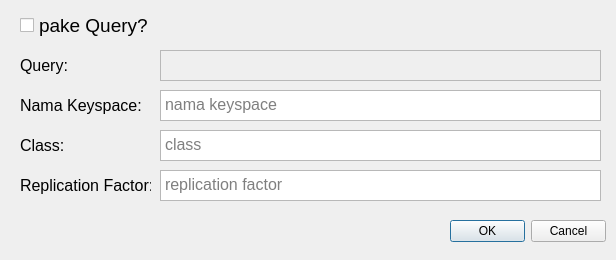
<?xml version="1.0" encoding="UTF-8"?>
<ui version="4.0">
 <class>Form</class>
 <widget class="QWidget" name="Form">
  <property name="geometry">
   <rect>
    <x>0</x>
    <y>0</y>
    <width>616</width>
    <height>260</height>
   </rect>
  </property>
  <property name="windowTitle">
   <string>Form</string>
  </property>
  <widget class="QLabel" name="label_2">
   <property name="geometry">
    <rect>
     <x>20</x>
     <y>90</y>
     <width>121</width>
     <height>31</height>
    </rect>
   </property>
   <property name="font">
    <font>
     <pointsize>12</pointsize>
    </font>
   </property>
   <property name="text">
    <string>Nama Keyspace:</string>
   </property>
  </widget>
  <widget class="QPlainTextEdit" name="nama_keyspace">
   <property name="geometry">
    <rect>
     <x>160</x>
     <y>90</y>
     <width>441</width>
     <height>31</height>
    </rect>
   </property>
   <property name="font">
    <font>
     <pointsize>12</pointsize>
    </font>
   </property>
   <property name="verticalScrollBarPolicy">
    <enum>Qt::ScrollBarAsNeeded</enum>
   </property>
   <property name="horizontalScrollBarPolicy">
    <enum>Qt::ScrollBarAsNeeded</enum>
   </property>
   <property name="placeholderText">
    <string>nama keyspace</string>
   </property>
  </widget>
  <widget class="QCheckBox" name="tambahKeyspace_checkbox">
   <property name="geometry">
    <rect>
     <x>20</x>
     <y>10</y>
     <width>131</width>
     <height>31</height>
    </rect>
   </property>
   <property name="font">
    <font>
     <pointsize>14</pointsize>
    </font>
   </property>
   <property name="text">
    <string>pake Query?</string>
   </property>
  </widget>
  <widget class="QPlainTextEdit" name="query_keyspace">
   <property name="enabled">
    <bool>false</bool>
   </property>
   <property name="geometry">
    <rect>
     <x>160</x>
     <y>50</y>
     <width>441</width>
     <height>31</height>
    </rect>
   </property>
   <property name="font">
    <font>
     <pointsize>12</pointsize>
    </font>
   </property>
   <property name="horizontalScrollBarPolicy">
    <enum>Qt::ScrollBarAlwaysOff</enum>
   </property>
   <property name="plainText">
    <string/>
   </property>
  </widget>
  <widget class="QLabel" name="label_3">
   <property name="geometry">
    <rect>
     <x>20</x>
     <y>50</y>
     <width>121</width>
     <height>31</height>
    </rect>
   </property>
   <property name="font">
    <font>
     <pointsize>12</pointsize>
    </font>
   </property>
   <property name="text">
    <string>Query:</string>
   </property>
  </widget>
  <widget class="QPlainTextEdit" name="class_keyspace">
   <property name="geometry">
    <rect>
     <x>160</x>
     <y>130</y>
     <width>441</width>
     <height>31</height>
    </rect>
   </property>
   <property name="font">
    <font>
     <pointsize>12</pointsize>
    </font>
   </property>
   <property name="placeholderText">
    <string>class</string>
   </property>
  </widget>
  <widget class="QLabel" name="label_4">
   <property name="geometry">
    <rect>
     <x>20</x>
     <y>130</y>
     <width>121</width>
     <height>31</height>
    </rect>
   </property>
   <property name="font">
    <font>
     <pointsize>12</pointsize>
    </font>
   </property>
   <property name="text">
    <string>Class:</string>
   </property>
  </widget>
  <widget class="QPlainTextEdit" name="replication_factor">
   <property name="geometry">
    <rect>
     <x>160</x>
     <y>170</y>
     <width>441</width>
     <height>31</height>
    </rect>
   </property>
   <property name="font">
    <font>
     <pointsize>12</pointsize>
    </font>
   </property>
   <property name="placeholderText">
    <string>replication factor</string>
   </property>
  </widget>
  <widget class="QLabel" name="label_5">
   <property name="geometry">
    <rect>
     <x>20</x>
     <y>170</y>
     <width>131</width>
     <height>31</height>
    </rect>
   </property>
   <property name="font">
    <font>
     <pointsize>12</pointsize>
    </font>
   </property>
   <property name="text">
    <string>Replication Factor:</string>
   </property>
  </widget>
  <widget class="QDialogButtonBox" name="OkCancelButton">
   <property name="geometry">
    <rect>
     <x>450</x>
     <y>220</y>
     <width>156</width>
     <height>23</height>
    </rect>
   </property>
   <property name="standardButtons">
    <set>QDialogButtonBox::Cancel|QDialogButtonBox::Ok</set>
   </property>
  </widget>
 </widget>
 <resources/>
 <connections/>
</ui>
